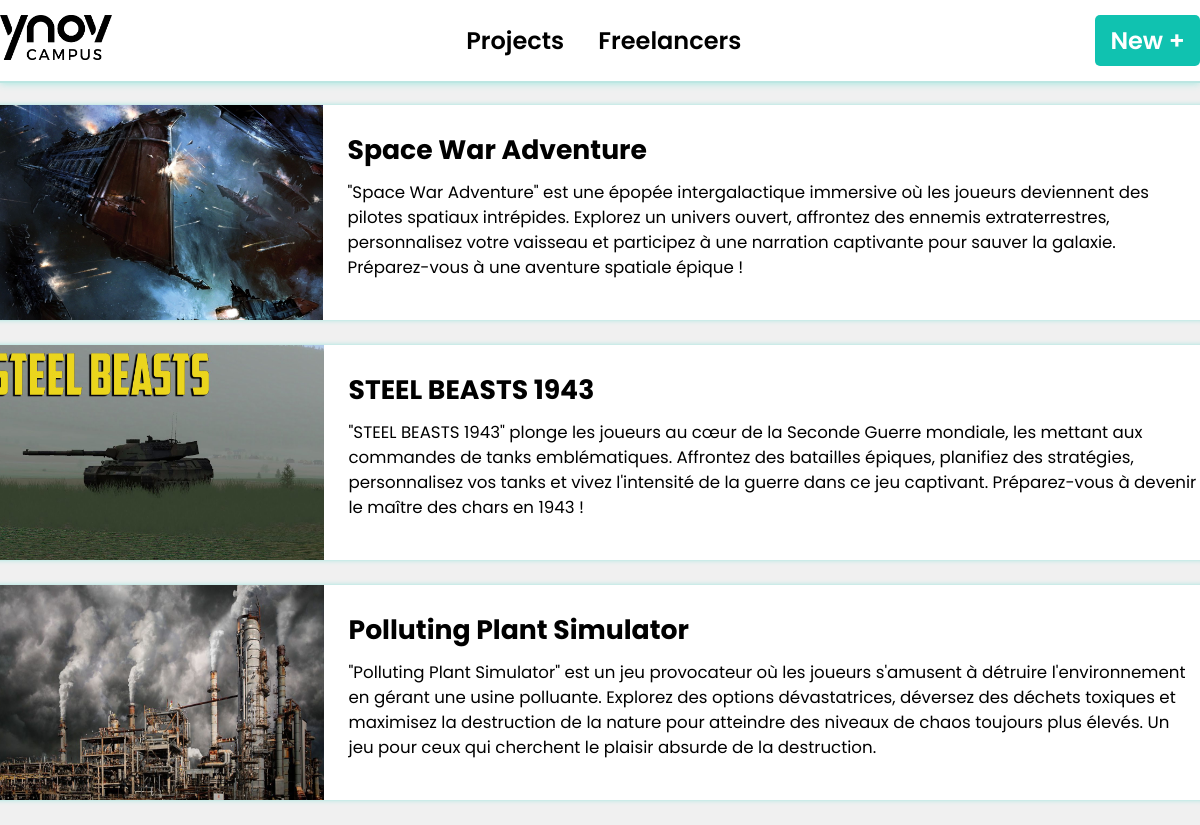
The page / on the database its author committed.
### tables this page shows
CREATE TABLE Project
(
    idProject INTEGER NOT NULL,
    idLeader INTEGER,
    name VARCHAR,
    summary VARCHAR,
    description VARCHAR,
    picture VARCHAR,
    PRIMARY KEY (idProject)
);

### app.py (the view)
@app.route("/")
def home():
    return projects()

### app.py (called while the page is built)
@app.route("/projects")
def projects():
    data = queryHomeProject()
    return render_template('home_projects.html', data=data)

### static/src/query.py (called while the page is built)
def query(req):
    con = sqlite3.connect("DB.db")
    cur = con.cursor()
    cur.execute(req)
    data = cur.fetchall()
    con.close()
    return data

def queryHomeProject():
    datas = query("SELECT idProject, name, summary, picture FROM Project")
    clearData = []
    for data in datas:
        clearData.append(formatFiles(data, [0,'name','summary','picture']))
    return clearData

def formatFiles(datas, Cabinet):
    clearData = {}
    for index, data in enumerate(datas):
        clearData[Cabinet[index]] = data
    return clearData

### templates/home_projects.html (shortened to what this page needs)
<!DOCTYPE html>
<html lang="fr">
    <head>
        <link rel="stylesheet" href="../static/css/over_all.css">
        <link rel="stylesheet" href="../static/css/home_projects.css">
    </head>
    <body>
        <header>
            <div class="frame">
                <img onclick="window.location.href='/'" src="../static/images/logo.png" alt="logo">
                <div class="buttons">
                    <button onclick="window.location.href='/projects'">Projects</button>
                    <button onclick="window.location.href='/freelancers'">Freelancers</button>
                </div>
                <button id="create" onclick="window.location.href='/new'">New +</button>
            </div>
        </header>
        <div class="label">
            {% for project in data %}
                <button onclick='window.location.href="/project/{{project[0]}}"'>
                    <img src='static/images/highlights/{{ project["picture"] }}.png' alt="project-icon">
                    <div class="text">
                        <h1>{{ project['name'] }}</h1>
                        <p>{{ project['summary'] }}</p>
                    </div>
                </button>
            {% endfor %}
        </div>
    </body>
</html>

### static/css/over_all.css (style rules this page uses)
* { margin: 0; padding: 0; font-family: 'Poppins', sans-serif; }
body { display: flex; flex-direction: column; align-items: center; background-color:#f0f0f0; }
header { z-index: 1; width: 100vw; position: fixed; display: flex; justify-content: center; padding-top: 15px; border-bottom: #bce6e2 solid 2px; background-color: #fff; padding-bottom: 15px; box-shadow: 0px 0px 8px #9de6de; }
header .frame { width: 1243px; display: flex; justify-content: space-between; }
header .frame > img { width: 112px; height: 45px; cursor: pointer; }
header .frame .buttons > button { padding: 8px 15px; border: 0; background-color: #fff; font-size: 1.5em; font-weight: 600; border-radius: 5px; }
#create { padding: 8px 15px; border: 0; border-radius: 5px; background-color: #10c2b0; color: #fff; font-size: 1.5em; font-weight: 600; cursor: pointer; }

### static/css/home_projects.css (style rules this page uses)
.label { margin-top: 105px; }
.label button { width: 1243px; height: 215px; background-color: #ffffff; border-radius: 15px; border: 0; display: flex; flex-direction: row; margin-bottom: 25px; box-shadow: 0px 0px 5px #9de6de; }
.label button img { display: flex; justify-content: start; width: 345px; height: 215px; border-radius: 15px 0px 0px 15px; }
.label button .text { display: flex; flex-direction: column; align-items: start; text-align: start; margin-top: 25px; margin-left: 25px; margin-right: 25px; }
.label button .text p { margin-top: 10px; font-size: 1.25em; }

### rows shown on the page
Project: picture (picture), name "Space War Adventure", summary "\"Space War Adventure\" est une épopée intergalactique immersive où les joueurs deviennent des pilotes spatiaux intrépides. Explorez un univers ouvert, affrontez des ennemis extraterrestres, personnalisez votre vaisseau et participez à une narration captivante pour sauver la galaxie. Préparez-vous à une aventure spatiale épique !"
Project: picture (picture), name "STEEL BEASTS 1943", summary "\"STEEL BEASTS 1943\" plonge les joueurs au cœur de la Seconde Guerre mondiale, les mettant aux commandes de tanks emblématiques. Affrontez des batailles épiques, planifiez des stratégies, personnalisez vos tanks et vivez l'intensité de la guerre dans ce jeu captivant. Préparez-vous à devenir le maître des chars en 1943 !"
Project: picture (picture), name "Polluting Plant Simulator", summary "\"Polluting Plant Simulator\" est un jeu provocateur où les joueurs s'amusent à détruire l'environnement en gérant une usine polluante. Explorez des options dévastatrices, déversez des déchets toxiques et maximisez la destruction de la nature pour atteindre des niveaux de chaos toujours plus élevés. Un jeu pour ceux qui cherchent le plaisir absurde de la destruction."
